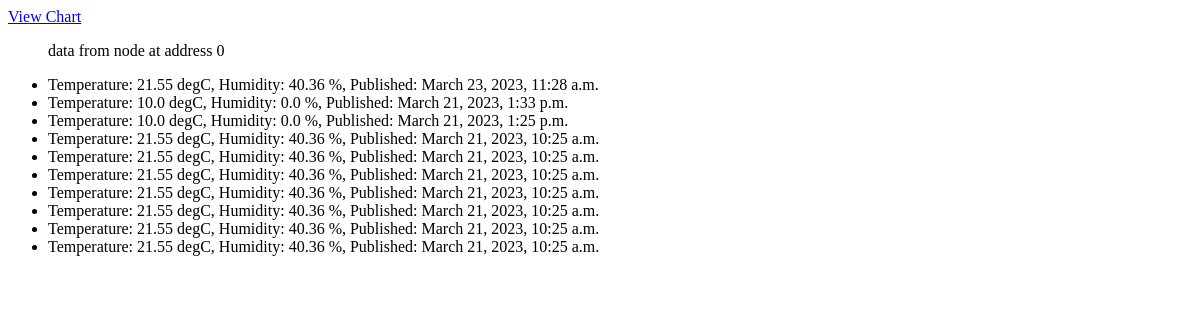
Page /polls/hubs/1/nodes/2/ on the earlier database version.
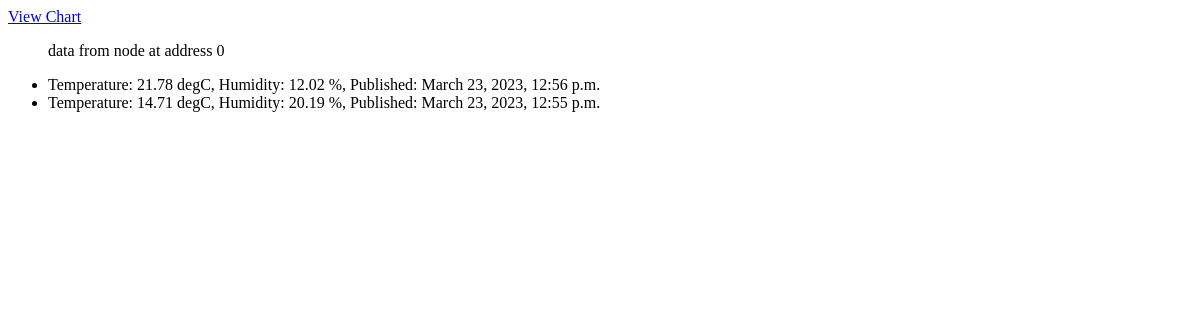
Same page on the later database version.
### polls/models.py (models this page shows, shortened)
class Node(models.Model):
    hub = models.ForeignKey(Hub, on_delete=models.CASCADE)
    address = models.IntegerField(default=8)
    location = models.CharField(max_length=200)
    name = models.CharField(max_length=200, default='')

class Data(models.Model):
    node = models.ForeignKey(Node, on_delete=models.CASCADE)
    temperature = models.FloatField(default=0.00)
    humidity = models.FloatField(default=0.00)
    pub_date = models.DateTimeField(auto_now_add=False, unique=True)

### polls/views.py (the view)
# urls.py: path('hubs/<int:hub_id>/nodes/<int:node_id>/', views.data, name='data'),
def data(request, hub_id, node_id):
    latest_data_list = Data.objects.filter(node=node_id).order_by('-pub_date')[:10]
    which_node = Node.objects.filter(id=node_id)
    which_hub = Node.objects.filter(id=hub_id)
    template = loader.get_template('polls/data.html')
    context = { 'mymembers' : latest_data_list,
                'node' : which_node,
                'hub' : which_hub,
                }
    return HttpResponse(template.render(context, request))

### polls/templates/polls/data.html
<p><a href="chart">View Chart</a></p>
{% if node %}
    <ul>
    {% for x in node %}
        <p>data from node at address {{ x.address }}</p>
    {% endfor %}
    </ul>
{% endif %}
{% if mymembers %}
    <ul>
    {% for x in mymembers %}
        <li>Temperature: {{ x.temperature }} degC, Humidity: {{ x.humidity }} %, Published: {{ x.pub_date }}</li>
    {% endfor %}
    </ul>
{% else %}
    <p>No data from this node yet.</p>
{% endif %}

Differences in the rows shown:
removed Data: temperature "21.55", humidity "40.36", pub_date "March 23, 2023, 11:28 a.m."
no longer on this page (row edited): Data: temperature "10.0", humidity "0.0", pub_date "March 21, 2023, 1:33 p.m."
no longer on this page (row edited): Data: temperature "10.0", humidity "0.0", pub_date "March 21, 2023, 1:25 p.m."
removed Data: temperature "21.55", humidity "40.36", pub_date "March 21, 2023, 10:25 a.m."
removed Data: temperature "21.55", humidity "40.36", pub_date "March 21, 2023, 10:25 a.m."
removed Data: temperature "21.55", humidity "40.36", pub_date "March 21, 2023, 10:25 a.m."
removed Data: temperature "21.55", humidity "40.36", pub_date "March 21, 2023, 10:25 a.m."
removed Data: temperature "21.55", humidity "40.36", pub_date "March 21, 2023, 10:25 a.m."
removed Data: temperature "21.55", humidity "40.36", pub_date "March 21, 2023, 10:25 a.m."
removed Data: temperature "21.55", humidity "40.36", pub_date "March 21, 2023, 10:25 a.m."
now on this page (row edited): Data: temperature "21.78", humidity "12.02", pub_date "March 23, 2023, 12:56 p.m."
added Data: temperature "14.71", humidity "20.19", pub_date "March 23, 2023, 12:55 p.m."
